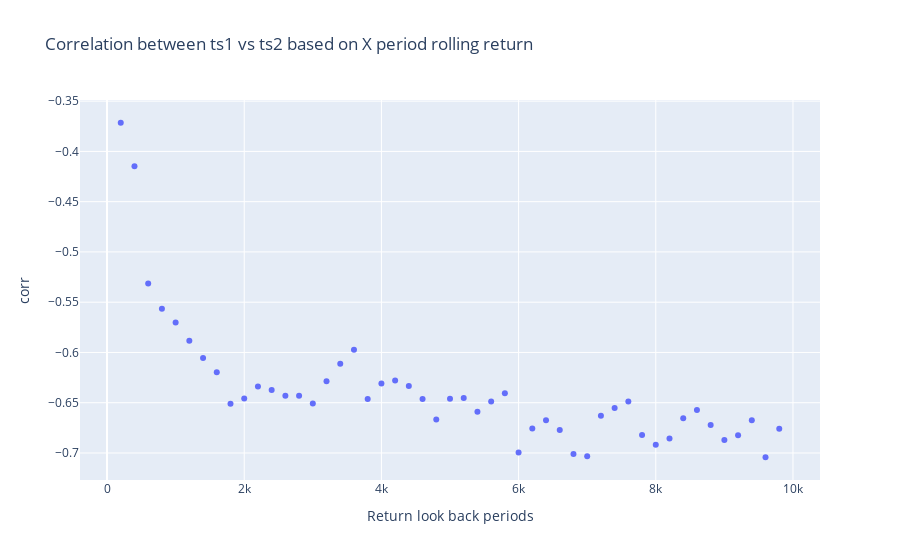
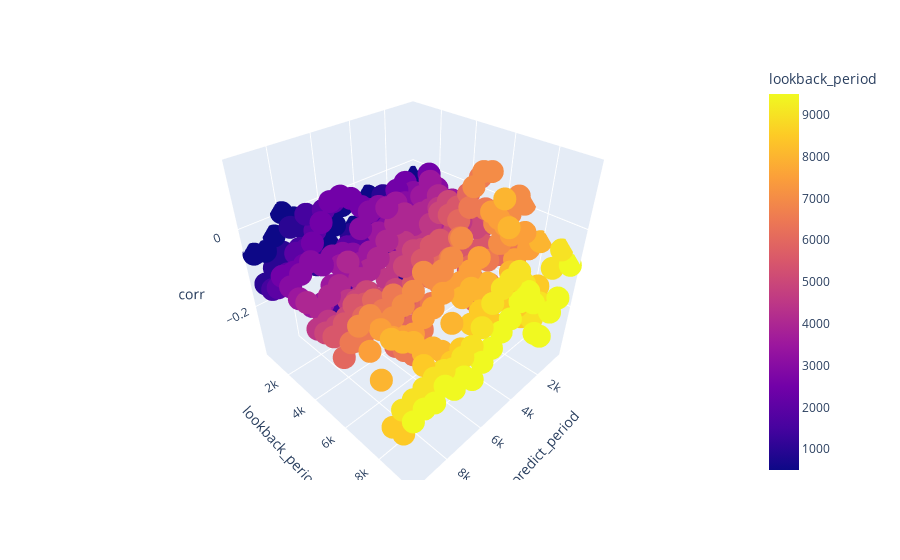
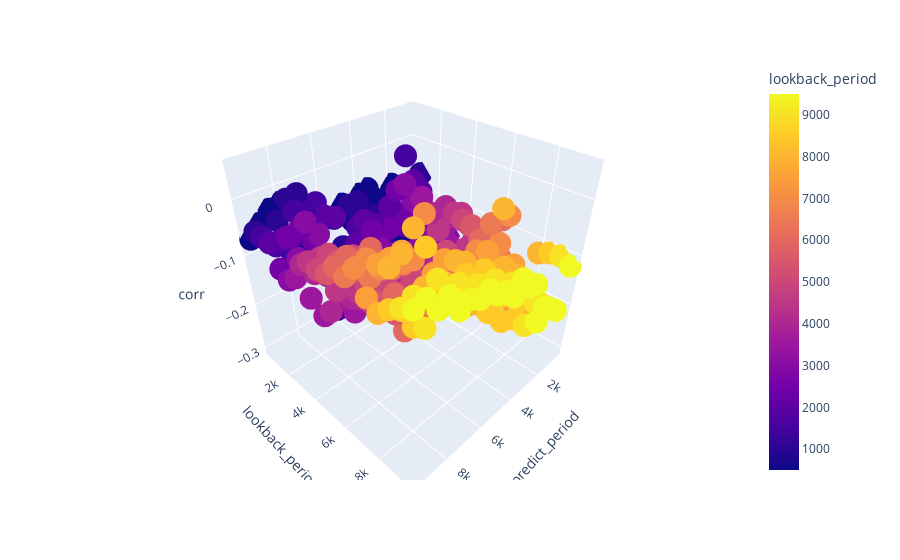
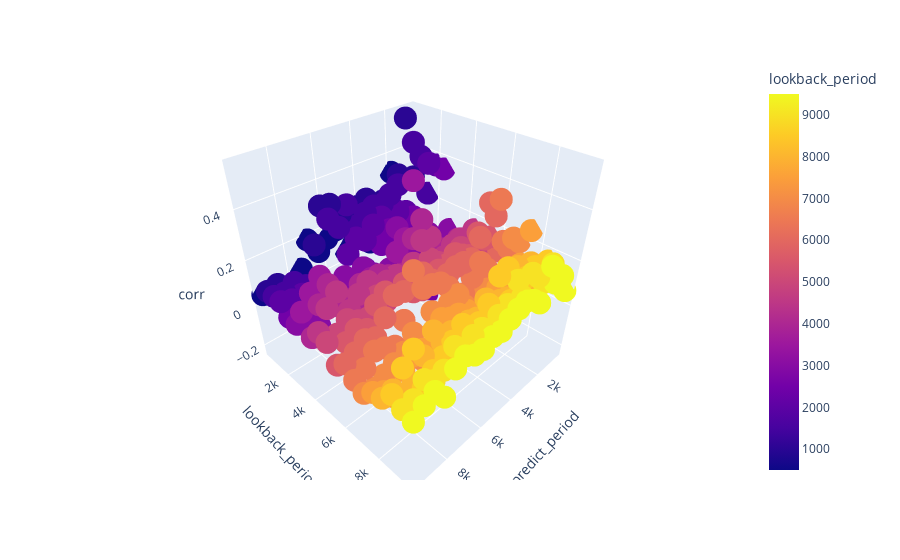

Here is the notebook cell these charts were saved with, in order:
### Code cell
# this module test 
# 1. correlation of i periods' return between ts1 and the same period return for ts2
# 2. correlation for ts1 past return vs ts2 future return
# 3. correlation for ts2 past return vs ts1 future return
# 4. correlation for ts1 past return vs ts1 future return
# 5. correlation for ts2 past return vs ts2 future return
import pandas as pd
import numpy as np
import datetime
import plotly.express as px
from plotly.subplots import make_subplots
import plotly.graph_objects as go
import scipy.stats as stats

# read the trading data into a pandas data frame
df = pd.read_csv('quantTest_data.csv',header = None, names = ['date','ts1','ts2'], index_col = 0)

# correlation for ts1 vs ts2 return look back i period
corr1 = pd.DataFrame()
id = 1
for i in range(200, 10000, 200):
    r_df = pd.DataFrame(index = df.index)
    # return of ts1 & ts2 for i periods
    r_df['ts1_p'] = np.log(df['ts1']/df['ts1'].shift(i))     
    r_df['ts2_p'] = np.log(df['ts2']/df['ts2'].shift(i))
    r_df = r_df.dropna()
    # calculate the Pearson correlation coefficient and the p-value
    tcorr, p_value = stats.pearsonr(r_df['ts1_p'], r_df['ts2_p'])
    # store correlation value
    corr1.loc[id,'lookback_period'] = i
    corr1.loc[id, 'corr'] = tcorr
    corr1.loc[id, 'p_value'] = p_value
    # number of valid data point
    corr1.loc[id, 'rows'] = r_df.shape[0]
    id+= 1
corr1.to_csv('ts1ts2corr.csv')   

fig = px.scatter(corr1, x='lookback_period', y='corr', title='Correlation between ts1 vs ts2 based on X period rolling return', )
fig.update_xaxes(title='Return look back periods')
fig.show()

# correlation for ts1 past return vs ts2 future return
corr2 = pd.DataFrame()
id = 1
# i = period for predicted return
# j = period for look back return 
for i in range(500, 10000, 500):
    for j in range(500, 10000, 500):
        r_df = pd.DataFrame()
        # return of ts1 for j periods starting at i lookback period
        r_df['lookback_p'] = np.log(df['ts1'].shift(i)/df['ts1'].shift(i+j))   
        # return of ts1 for i periods 
        r_df['predict_p'] = np.log(df['ts2']/df['ts2'].shift(i))    
        r_df = r_df.dropna()
        # calculate the Pearson correlation coefficient and the p-value
        tcorr, p_value = stats.pearsonr(r_df['predict_p'], r_df['lookback_p'])
        #print(i, r_df.shape[0], tcorr, p_value)
        corr2.loc[id,'predict_period'] = i
        corr2.loc[id,'lookback_period'] = j
        corr2.loc[id, 'corr'] = tcorr
        corr2.loc[id, 'p_value'] = p_value
        corr2.loc[id, 'rows'] = r_df.shape[0]
        id+= 1
corr2.to_csv('ts1pre_corr.csv')   

fig1 = px.scatter_3d(corr2, x='predict_period', y='lookback_period', z='corr', color='lookback_period')
fig1.show()

# correlation for ts2 past return vs ts1 future return
corr3 = pd.DataFrame()
id = 1
for i in range(500, 10000, 500):
    for j in range(500, 10000, 500):
        r_df = pd.DataFrame()
        # return of ts1 for j periods starting at i lookback period
        r_df['lookback_p'] = np.log(df['ts2'].shift(i)/df['ts2'].shift(i+j))   
        # return of ts1 for i periods 
        r_df['predict_p'] = np.log(df['ts1']/df['ts1'].shift(i))    
        r_df = r_df.dropna()
        # calculate the Pearson correlation coefficient and the p-value
        tcorr, p_value = stats.pearsonr(r_df['predict_p'], r_df['lookback_p'])
        #print(i, r_df.shape[0], tcorr, p_value)
        corr3.loc[id,'predict_period'] = i
        corr3.loc[id,'lookback_period'] = j
        corr3.loc[id, 'corr'] = tcorr
        corr3.loc[id, 'p_value'] = p_value
        corr3.loc[id, 'rows'] = r_df.shape[0]
        id+= 1
corr3.to_csv('ts2pre_corr.csv')   

fig2 = px.scatter_3d(corr3, x='predict_period', y='lookback_period', z='corr', color='lookback_period')
fig2.show()


# correlation for ts1 past return vs ts1 future return
corr4 = pd.DataFrame()
id = 1
# i = period for predicted return
# j = period for look back return 
for i in range(500, 10000, 500):
    for j in range(500, 10000, 500):
        r_df = pd.DataFrame()
        # return of ts1 for j periods starting at i lookback period
        r_df['lookback_p'] = np.log(df['ts1'].shift(i)/df['ts1'].shift(i+j))   
        # return of ts1 for i periods 
        r_df['predict_p'] = np.log(df['ts1']/df['ts1'].shift(i))    
        r_df = r_df.dropna()
        # calculate the Pearson correlation coefficient and the p-value
        tcorr, p_value = stats.pearsonr(r_df['predict_p'], r_df['lookback_p'])
        #print(i, r_df.shape[0], tcorr, p_value)
        corr4.loc[id,'predict_period'] = i
        corr4.loc[id,'lookback_period'] = j
        corr4.loc[id, 'corr'] = tcorr
        corr4.loc[id, 'p_value'] = p_value
        corr4.loc[id, 'rows'] = r_df.shape[0]
        id+= 1
corr4.to_csv('ts1_corr.csv')   

fig3 = px.scatter_3d(corr4, x='predict_period', y='lookback_period', z='corr', color='lookback_period')
fig3.show()

# correlation for ts2 past return vs ts2 future return
corr5 = pd.DataFrame()
id = 1
for i in range(500, 10000, 500):
    for j in range(500, 10000, 500):
        r_df = pd.DataFrame()
        # return of ts1 for j periods starting at i lookback period
        r_df['lookback_p'] = np.log(df['ts2'].shift(i)/df['ts2'].shift(i+j))   
        # return of ts1 for i periods 
        r_df['predict_p'] = np.log(df['ts2']/df['ts2'].shift(i))    
        r_df = r_df.dropna()
        # calculate the Pearson correlation coefficient and the p-value
        tcorr, p_value = stats.pearsonr(r_df['predict_p'], r_df['lookback_p'])
        #print(i, r_df.shape[0], tcorr, p_value)
        corr5.loc[id,'predict_period'] = i
        corr5.loc[id,'lookback_period'] = j
        corr5.loc[id, 'corr'] = tcorr
        corr5.loc[id, 'p_value'] = p_value
        corr5.loc[id, 'rows'] = r_df.shape[0]
        id+= 1
corr5.to_csv('ts2_corr.csv')   

fig4 = px.scatter_3d(corr5, x='predict_period', y='lookback_period', z='corr', color='lookback_period')
fig4.show()

### Figure 1 — Plotly figure (JSON) as saved in the notebook; plotly's stock layout.template omitted (floating-point values rounded to 4 significant figures)
{"data": [{"hovertemplate": "lookback_period=%{x}<br>corr=%{y}<extra></extra>", "legendgroup": "", "marker": {"color": "#636efa", "symbol": "circle"}, "mode": "markers", "name": "", "orientation": "v", "showlegend": false, "type": "scatter", "x": [200, 400, 600, 800, 1000, 1200, 1400, 1600, 1800, 2000, 2200, 2400, 2600, 2800, 3000, 3200, 3400, 3600, 3800, 4000, 4200, 4400, 4600, 4800, 5000, 5200, 5400, 5600, 5800, 6000, 6200, 6400, 6600, 6800, 7000, 7200, 7400, 7600, 7800, 8000, 8200, 8400, 8600, 8800, 9000, 9200, 9400, 9600, 9800], "xaxis": "x", "y": [-0.3715, -0.4148, -0.5314, -0.5566, -0.5701, -0.5883, -0.6056, -0.6196, -0.6511, -0.6457, -0.6338, -0.6374, -0.643, -0.6431, -0.6509, -0.6285, -0.6111, -0.5973, -0.6462, -0.6309, -0.628, -0.6335, -0.6463, -0.6666, -0.6459, -0.6452, -0.659, -0.6487, -0.6405, -0.6994, -0.6756, -0.6675, -0.677, -0.701, -0.7034, -0.6629, -0.6554, -0.6488, -0.6821, -0.6918, -0.6857, -0.6653, -0.6573, -0.6721, -0.687, -0.6825, -0.6676, -0.7042, -0.6758], "yaxis": "y"}], "layout": {"legend": {"tracegroupgap": 0}, "title": {"text": "Correlation between ts1 vs ts2 based on X period rolling return"}, "xaxis": {"anchor": "y", "domain": [0, 1], "title": {"text": "Return look back periods"}}, "yaxis": {"anchor": "x", "domain": [0, 1], "title": {"text": "corr"}}}}

### Figure 2 — Plotly figure (JSON) as saved in the notebook; plotly's stock layout.template omitted (floating-point values rounded to 4 significant figures; data arrays with more than 128 entries replaced by an {"elided": "..."} marker saying what was removed)
{"data": [{"hovertemplate": "predict_period=%{x}<br>lookback_period=%{marker.color}<br>corr=%{z}<extra></extra>", "legendgroup": "", "marker": {"color": {"elided": "361 int values"}, "coloraxis": "coloraxis", "symbol": "circle"}, "mode": "markers", "name": "", "scene": "scene", "showlegend": false, "type": "scatter3d", "x": {"elided": "361 int values"}, "y": {"elided": "361 int values"}, "z": {"elided": "361 float values"}}], "layout": {"coloraxis": {"colorbar": {"title": {"text": "lookback_period"}}, "colorscale": [[0, "#0d0887"], [0.1111, "#46039f"], [0.2222, "#7201a8"], [0.3333, "#9c179e"], [0.4444, "#bd3786"], [0.5556, "#d8576b"], [0.6667, "#ed7953"], [0.7778, "#fb9f3a"], [0.8889, "#fdca26"], [1, "#f0f921"]]}, "legend": {"tracegroupgap": 0}, "margin": {"t": 60}, "scene": {"domain": {"x": [0, 1], "y": [0, 1]}, "xaxis": {"title": {"text": "predict_period"}}, "yaxis": {"title": {"text": "lookback_period"}}, "zaxis": {"title": {"text": "corr"}}}}}

### Figure 3 — Plotly figure (JSON) as saved in the notebook; plotly's stock layout.template omitted (floating-point values rounded to 4 significant figures; data arrays with more than 128 entries replaced by an {"elided": "..."} marker saying what was removed)
{"data": [{"hovertemplate": "predict_period=%{x}<br>lookback_period=%{marker.color}<br>corr=%{z}<extra></extra>", "legendgroup": "", "marker": {"color": {"elided": "361 int values"}, "coloraxis": "coloraxis", "symbol": "circle"}, "mode": "markers", "name": "", "scene": "scene", "showlegend": false, "type": "scatter3d", "x": {"elided": "361 int values"}, "y": {"elided": "361 int values"}, "z": {"elided": "361 float values"}}], "layout": {"coloraxis": {"colorbar": {"title": {"text": "lookback_period"}}, "colorscale": [[0, "#0d0887"], [0.1111, "#46039f"], [0.2222, "#7201a8"], [0.3333, "#9c179e"], [0.4444, "#bd3786"], [0.5556, "#d8576b"], [0.6667, "#ed7953"], [0.7778, "#fb9f3a"], [0.8889, "#fdca26"], [1, "#f0f921"]]}, "legend": {"tracegroupgap": 0}, "margin": {"t": 60}, "scene": {"domain": {"x": [0, 1], "y": [0, 1]}, "xaxis": {"title": {"text": "predict_period"}}, "yaxis": {"title": {"text": "lookback_period"}}, "zaxis": {"title": {"text": "corr"}}}}}

### Figure 4 — Plotly figure (JSON) as saved in the notebook; plotly's stock layout.template omitted (floating-point values rounded to 4 significant figures; data arrays with more than 128 entries replaced by an {"elided": "..."} marker saying what was removed)
{"data": [{"hovertemplate": "predict_period=%{x}<br>lookback_period=%{marker.color}<br>corr=%{z}<extra></extra>", "legendgroup": "", "marker": {"color": {"elided": "361 int values"}, "coloraxis": "coloraxis", "symbol": "circle"}, "mode": "markers", "name": "", "scene": "scene", "showlegend": false, "type": "scatter3d", "x": {"elided": "361 int values"}, "y": {"elided": "361 int values"}, "z": {"elided": "361 float values"}}], "layout": {"coloraxis": {"colorbar": {"title": {"text": "lookback_period"}}, "colorscale": [[0, "#0d0887"], [0.1111, "#46039f"], [0.2222, "#7201a8"], [0.3333, "#9c179e"], [0.4444, "#bd3786"], [0.5556, "#d8576b"], [0.6667, "#ed7953"], [0.7778, "#fb9f3a"], [0.8889, "#fdca26"], [1, "#f0f921"]]}, "legend": {"tracegroupgap": 0}, "margin": {"t": 60}, "scene": {"domain": {"x": [0, 1], "y": [0, 1]}, "xaxis": {"title": {"text": "predict_period"}}, "yaxis": {"title": {"text": "lookback_period"}}, "zaxis": {"title": {"text": "corr"}}}}}
